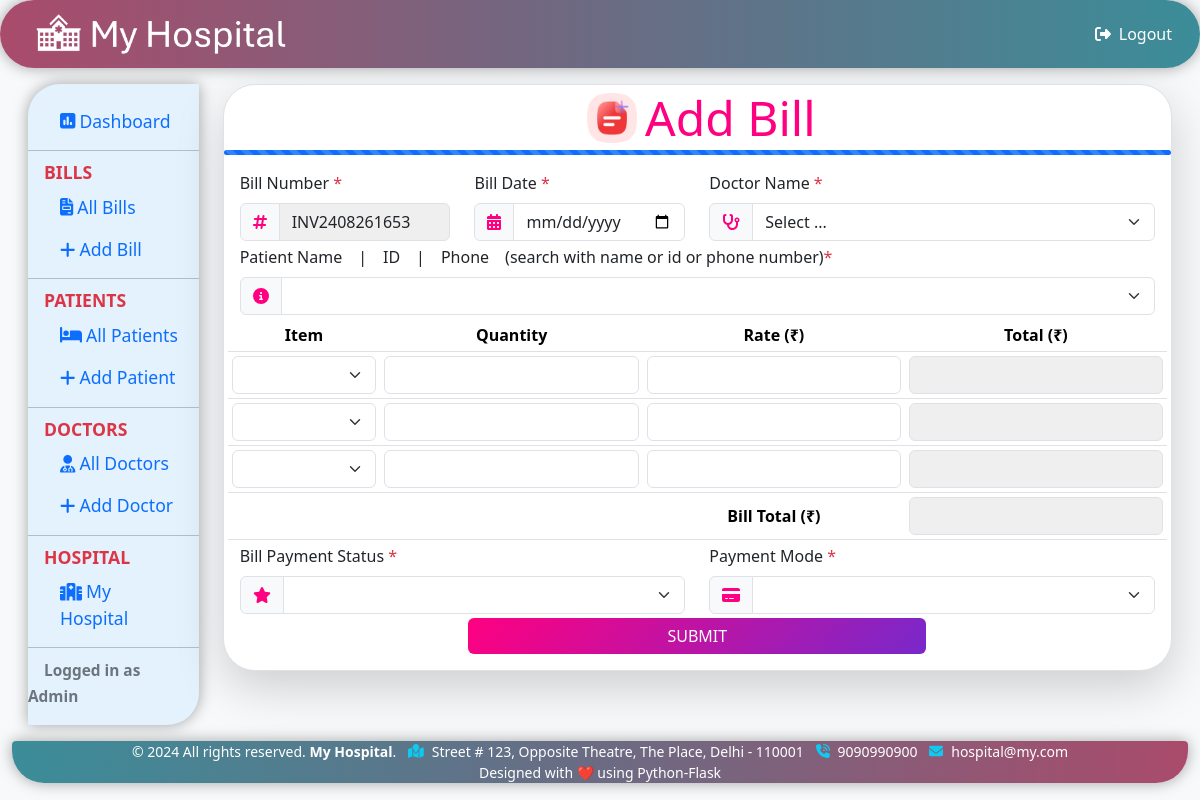
Page /addbill (signed in) on the committed database.
### tables this page shows
CREATE TABLE hospital (
	"id" INTEGER PRIMARY KEY AUTOINCREMENT,
	"name"	TEXT,
	"logo"	TEXT,
	"address"	TEXT,
	"phone"	TEXT,
	"email" TEXT,
	"specs" TEXT );

### docbill.py (the view)
@app.route("/addbill", methods=["GET", "POST"])
def addbill():
	if ('logged_in' not in session) or (session['logged_in'] != True):
		flash('Session timeout. Please login again', 'info')
		return redirect(url_for("login"))
	conn = sql.connect(DATABASE)
	conn.row_factory = sql.Row
	cur = conn.cursor()
	nextbillid = datetime.now().strftime("%y%m%d%H%M")
	patients = cur.execute("SELECT patfullname, patid, patphone from patients").fetchall()
	doctors = cur.execute("SELECT docfullname FROM doctors").fetchall()
	hosp = cur.execute("SELECT * FROM hospital ORDER BY id DESC").fetchone()
	hdata = ['']*6 if hosp == None else [hosp['name'],hosp['logo'],hosp['address'],hosp['phone'],hosp['email'],hosp['specs']]
	if request.method == "POST":
		content = request.form.to_dict()
		cur.execute("INSERT INTO bills ({}) VALUES ({})".format(','.join(content.keys()), ', '.join(['?']*len(content))), tuple(content.values()))
		conn.commit()
		flash('Bill Details Added Successfully', 'success')
		return redirect(url_for('addbill'))
	return render_template("addbill.html", nextbillid = nextbillid, doctors = doctors, patients = patients, hdata = hdata, title = 'Add Bill')

### docbill.py (called while the page is built)
@app.before_request
def before_request():
	session.permanent = True
	app.permanent_session_lifetime = timedelta(minutes=10)

### templates/addbill.html (shortened to what this page needs)
				{% include 'header.html' %}
				{% block body %}
				<div class="col-sm-10">
					<div class="bg-white border rounded-5 shadow-lg overflow-hidden">
						<div class="row justify-content-md-center">
							<div class="col-12">
								<h2 class="my-1 display-5 d-flex justify-content-center align-items-center bill-icon"><img src="/static/images/addbill.png" class="headerimg mx-2">{{title}}</h2>
							</div>
						</div>
						<div class="progress">
							<div class="progress-bar progress-bar-striped progress-bar-animated w-100" role="progressbar"></div>
						</div>
						<form action="/addbill" method="POST">
							<div class="row p-3 gy-1">
								<div class="col-12 col-md-3">
									<label for="billnumber" class="form-label">Bill Number <span class="text-danger">*</span></label>
									<div class="input-group">
										<span class="input-group-text"><i class="bill-icon fa-solid fa-hashtag"></i></span>
										<input type="text" class="form-control disabled" id="billnumber" name="billnumber" value="INV{{nextbillid}}" required>
									</div>
								</div>
								<div class="col-12 col-md-3">
									<label for="billdate" class="form-label">Bill Date <span class="text-danger">*</span></label>
									<div class="input-group">
										<span class="input-group-text"><i class="bill-icon fa-solid fa-calendar-days"></i></span>
										<input type="date" class="form-control" id="billdate" name="billdate" required>
									</div>
								</div>
								<div class="col-12 col-md-6">
									<label for="billdoctor" class="form-label">Doctor Name <span class="text-danger">*</span></label>
									<div class="input-group">
										<span class="input-group-text"><i class="bill-icon fa-solid fa-stethoscope"></i></span>
										<select class="form-select" id="billdoctor" name="billdoctor" required>
											<option value="" selected disabled>Select ...</option>
										</select>
									</div>
								</div>
								<div class="col-12">
									<label for="billpatdetails" class="form-label">Patient Name&emsp;|&emsp;ID&emsp;|&emsp;Phone&emsp;(search with name or id or phone number)<span class="text-danger">*</span></label>
									<div class="input-group">
										<span class="input-group-text"><i class="bill-icon fa-solid fa-circle-info"></i></span>
										<input list="billpatlist" type="text" class="form-select" id="billpatdetails" name="billpatdetails" required>
									</div>
								</div>
								<table class="table table-sm text-center mb-0">
									<thead>
										<tr>
											<th scope="col">Item</th>
											<th scope="col">Quantity</th>
											<th scope="col">Rate (₹)</th>
											<th scope="col">Total (₹)</th>
										</tr>
									</thead>
									<tbody class="text-center">
										<tr class="billitemrow">
											<td>
												<select class="form-select" id="billitem1" name="billitem1">
													<option value="" selected disabled></option>
													<option value="Consultation">Consultation</option>
												</select>
											</td>
											<td><input type="number" class="form-control" id="billqty1" name="billqty1"></td>
											<td><input type="number" class="form-control" id="billitemrate1" name="billitemrate1"></td>
											<td><input type="number" class="form-control disabled" id="billitemtotal1" name="billitemtotal1"></td>
										</tr>
										<tr class="billitemrow">
											<td>
												<select class="form-select" id="billitem2" name="billitem2">
													<option value="" selected disabled></option>
													<option value="Consultation">Consultation</option>
												</select>
											</td>
											<td><input type="number" class="form-control" id="billqty2" name="billqty2"></td>
											<td><input type="number" class="form-control" id="billitemrate2" name="billitemrate2"></td>
											<td><input type="number" class="form-control disabled" id="billitemtotal2" name="billitemtotal2"></td>
										</tr>
										<tr class="billitemrow">
											<td>
												<select class="form-select" id="billitem3" name="billitem3">
													<option value="" selected disabled></option>
													<option value="Consultation">Consultation</option>
												</select>
											</td>
											<td><input type="number" class="form-control" id="billqty3" name="billqty3"></td>
											<td><input type="number" class="form-control" id="billitemrate3" name="billitemrate3"></td>
											<td><input type="number" class="form-control disabled" id="billitemtotal3" name="billitemtotal3"></td>
										</tr>
									</tbody>
									<tfoot>
										<tr>
											<th colspan="2"></th>
											<th colspan="1">Bill Total (₹)</th>
											<th colspan="1"><input type="number" class="form-control disabled" id="billtotal" name="billtotal"></th>
										</tr>
									</tfoot>
								</table>
								<div class="col-12 col-md-6">
									<label for="billstatus" class="form-label">Bill Payment Status <span class="text-danger">*</span></label>
									<div class="input-group">
										<span class="input-group-text"><i class="bill-icon fa-solid fa-star"></i></span>
										<select class="form-select" id="billstatus" name="billstatus" required>
											<option value="" selected></option>
											<option value="Paid">Paid</option>
										</select>
									</div>
								</div>
								<div class="col-12 col-md-6">
									<label for="billmode" class="form-label">Payment Mode <span class="text-danger">*</span></label>
									<div class="input-group">
										<span class="input-group-text"><i class=" bill-icon fa-solid fa-credit-card"></i></span>
										<select class="form-select" id="billmode" name="billmode" required>
											<option value="" selected></option>
											<option value="Cash">Cash</option>
										</select>
									</div>
								</div>
								<div class="col">
									<div class="d-flex justify-content-center">
										<button class="btn submitbtn w-50" type="submit">Submit</button>
									</div>
								</div>
							</div>
						</form>
					</div>
				</div>
				{% endblock %}
				{% include 'footer.html' %}

### templates/header.html (shortened to what this page needs)
<!DOCTYPE html>
<html lang="en">
	<head>
		<link rel="stylesheet" type="text/css" href="/static/css/bootstrap-5.3.3.css">
		<link rel="stylesheet" type="text/css" href="/static/css/fontawesome-6.5.2.all.min.css">
		<link rel="stylesheet" type="text/css" href="/static/css/dataTables-2.1.0.min.css">
		<link rel="stylesheet" type="text/css" href="/static/css/customstyle.css">
	</head>
	<body class="bg-light">
		<nav class="navbar navbar-bg sticky-top rounded-pill px-3">
			<div class="container-fluid">
				<a class="navbar-brand d-flex align-items-center" href="{{url_for('dashboard')}}"><img src="/static/images/logo/{{hdata[1]}}" onerror="this.onerror=null; this.src='/static/images/logo.png';" alt="Logo" class="img-fluid logoimg mx-2"></a>
				<div class="navbar-nav">
					<a class="nav-item nav-link logout non-printable" href="{{url_for('logout')}}"><i class="fa-solid fa-right-from-bracket px-2"></i>Logout</a>
				</div>
			</div>
		</nav>
		<div class="container-fluid">
			<div class="row p-3 gy-2">
				<div class="col-sm-2 non-printable">
					<div class="vertical-nav py-3">
						<ul class="nav flex-column">
							<li class="nav-item"><a href="{{url_for('dashboard')}}" class="nav-link"><i class="fa-solid fa-square-poll-vertical me-1"></i>Dashboard</a></li>
						</ul>
						<hr class="my-2" />
						<p class="text-danger fw-bold px-3 m-0">BILLS</p>
						<ul class="nav flex-column">
							<li class="nav-item"><a href="{{url_for('bills')}}" class="nav-link"><i class="fa-solid fa-file-invoice me-1"></i>All Bills</a></li>
							<li class="nav-item"><a href="{{url_for('addbill')}}" class="nav-link"><i class="fa-solid fa-plus me-1"></i>Add Bill</a></li>
						</ul>
						<hr class="my-2" />
						<p class="text-danger fw-bold px-3 m-0">PATIENTS</p>
						<ul class="nav flex-column">
							<li class="nav-item"><a href="{{url_for('patients')}}" class="nav-link"><i class="fa-solid fa-bed me-1"></i>All Patients</a></li>
							<li class="nav-item"><a href="{{url_for('addpatient')}}" class="nav-link"><i class="fa-solid fa-plus me-1"></i>Add Patient</a></li>
						</ul>
						<hr class="my-2" />
						<p class="text-danger fw-bold px-3 m-0">DOCTORS</p>
						<ul class="nav flex-column">
							<li class="nav-item"><a href="{{url_for('doctors')}}" class="nav-link"><i class="fa-solid fa-user-doctor me-1"></i>All Doctors</a></li>
							<li class="nav-item"><a href="{{url_for('adddoctor')}}" class="nav-link"><i class="fa-solid fa-plus me-1"></i>Add Doctor</a></li>
						</ul>
						<hr class="my-2" />
						<p class="text-danger fw-bold px-3 m-0">HOSPITAL</p>
						<ul class="nav flex-column">
							<li class="nav-item"><a href="{{url_for('hospital')}}" class="nav-link"><i class="fa-solid fa-hospital me-1"></i>My Hospital</a></li>
						</ul>
						<hr class="my-2">
						<span class="px-3 small fw-bold text-secondary">Logged in as Admin</span>
					</div>
				</div>

### templates/footer.html (shortened to what this page needs)
				{% block body %}
						</div>
							<footer class="footbar sticky-bottom text-white text-center small">
								<span>&copy; 2024 All rights reserved. <strong>{{hdata[0]}}</strong>. <i class="fa-solid fa-map-location text-info mx-2"></i>{{hdata[2]}} <i class="fa-solid fa-phone-volume text-info mx-2"></i>{{hdata[3]}} <i class="fa-solid fa-envelope text-info mx-2"></i>{{hdata[4]}}</span><br>
								<span type="button" data-bs-toggle="modal" data-bs-target="#footerModal">Designed with ❤️ using Python-Flask</span>
							</footer>
						</div>
					</body>
				</html>
				{% endblock %}

### static/css/customstyle.css (style rules this page uses)
.navbar { box-shadow: rgba(0, 0, 0, 0.35) 0px 0px 15px; border-radius: 2rem 2rem 4px 4px; background: linear-gradient(to right, #aa4b6b, #6b6b83, #3b8d99); }
.navbar-bg { background: linear-gradient(to right, #aa4b6b, #6b6b83, #3b8d99); }
.navbar-brand { font-size: 2rem!important; color: white; }
.nav-item { margin-left: 1rem; color: white; }
.logout { color: white; }
.vertical-nav { font-size: 1.1rem; background: #e3f2fd; box-shadow: rgba(0, 0, 0, 0.35) 0px 0px 15px; border-radius: 2rem 1px; }
.form-select { border-top-right-radius: 0.375rem !important; border-bottom-right-radius: 0.375rem !important; }
.progress { height: 5px; }
.logoimg { max-width: 250px; }
.headerimg { max-width: 50px; }
.disabled { background: #efefef; pointer-events: none; }
.bill-icon { color: #ff0080; }
.submitbtn { background-image: linear-gradient(310deg, #7928ca, #ff0080); border: none; text-transform: uppercase; color: white; }
.footbar { box-shadow: rgba(0, 0, 0, 0.35) 0px 0px 15px; border-radius: 4px 4px 2rem 2rem; background: linear-gradient(to left, #aa4b6b, #6b6b83, #3b8d99); }

### rows in the picture
hospital: logo (picture), name "My Hospital", address "Street # 123, Opposite Theatre, The Place, Delhi - 110001", phone "9090990900", email "hospital@my.com"

### other values in the picture
{{ title }} "Add Bill"
